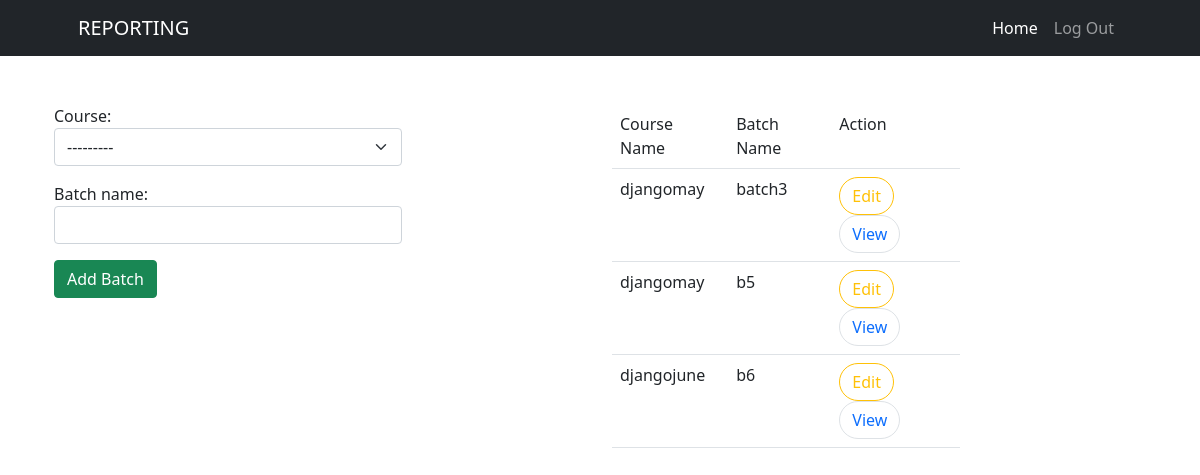
The page /centerhead/users/batches/add (signed in) on the database its author committed.
### reporting/models.py (models this page shows, shortened)
class Batch(models.Model):
    course = models.ForeignKey(Course,on_delete=models.CASCADE)
    batch_name=models.CharField(max_length=100,unique=True)
    is_active = models.BooleanField(default=True)

class Course(models.Model):
    course_name=models.CharField(max_length=100,unique=True)
    is_active=models.BooleanField(default=True)
    def __str__(self):
        return self.course_name

### reporting/views.py (the view)
# urls.py: path("users/batches/add",views.BatchAdd.as_view(),name='addbatch'),
@method_decorator(admin_permission_required,name="dispatch")
class BatchAdd(CreateView):
    model = Batch
    form_class = forms.BatchAddForm
    template_name = 'reporting/batch_list.html'
    success_url = reverse_lazy('adminhome')
    context = {}
    def get_context_data(self, **kwargs):
        context=super().get_context_data(**kwargs)
        context['batches']=self.model.objects.all()
        return context

### reporting/forms.py
class BatchAddForm(ModelForm):
    class Meta:
        model= Batch
        fields=['course','batch_name']
        widgets = {
            "course": forms.Select(attrs={"class": "form-select"}),
            "batch_name": forms.TextInput(attrs={"class": "form-control"}),
        }

### reporting/templates/reporting/batch_list.html (shortened to what this page needs)
<!DOCTYPE html>
{%extends 'reporting/base.html' %}
{%block body_block%}
<div class="container">
    <div class="row mt-5">
        <div class="col-4">
             <form action="" method="post">
                {{form.as_p}}
                <input type="submit" value="Add Batch" class="btn btn-success">
            </form>
        </div>
        <div class="col-2"></div>
        <div class="col-4">
            <table class="table">
                <tr>
                    <td>Course Name</td>
                    <td>Batch Name</td>
                    <td>Action</td>
                </tr>
                {%for batch in batches%}
                <tr>
                    <td>{{batch.course}}</td>
                    <td>{{batch.batch_name}}</td>
                    <td><a href="{%url 'editbatch' batch.id%}" class="btn btn-outline-warning rounded-pill">Edit</a>
                        <a href="{%url 'batchdetails' batch.id%}" class="btn btn-outline-primary border rounded-pill">View</a>
                    </td>
                </tr>
                {%endfor%}
            </table>
        </div>
        <div class="col-1"></div>
    </div>
</div>
{% endblock %}

### rows shown on the page
Batch: course "djangomay", batch_name "batch3"
Batch: course "djangomay", batch_name "b5"
Batch: course "djangojune", batch_name "b6"
